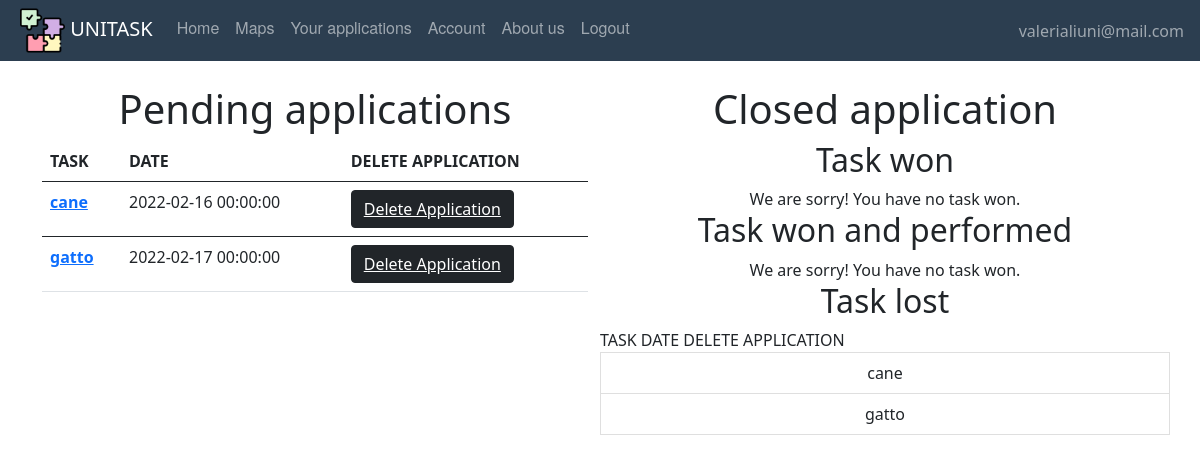
Screenshot of /listapplications (signed in) with the database file from the repository.
### website/models.py (models this page shows, shortened)
class User(db.Model, UserMixin):
    id = db.Column(db.Integer, primary_key=True)
    email = db.Column(db.String(150), unique=True)
    password = db.Column(db.String(150))
    first_name = db.Column(db.String(150))
    surname = db.Column(db.String(150))
    type = db.Column(db.String(20))
    reviewsposted = db.relationship('Review', foreign_keys='Review.id_reviewer',
                                    backref='author')
    reviewsreceived = db.relationship('Review', foreign_keys='Review.id_reviewed',
                                      backref='received')
    __mapper_args__ = {
        'polymorphic_on': type,
        'polymorphic_identity': 'user',
    }

class Offer(db.Model, UserMixin):
    id = db.Column(db.Integer, primary_key=True)
    title = db.Column(db.String(150))
    description = db.Column(db.String(150))
    address = db.Column(db.String(150))
    placeId = db.Column(db.String(150))
    lat = db.Column(db.Float)
    lng = db.Column(db.Float)
    date = db.Column(db.DateTime(timezone=True), default=func.now())
    isAss = db.Column(db.Boolean, default=False)
    date_task = db.Column(db.DateTime(timezone=True))
    id_adult = db.Column(db.Integer, db.ForeignKey('adult.id'))
    scelta = db.Column(db.Integer, db.ForeignKey('student.id'))
    isPerf = db.Column(db.Boolean, default=False)
    rece = db.relationship('Review', backref='recensione')
    isClosed = db.Column(db.Boolean, default=False)

### website/views.py (the view)
@views.route('/listapplications', methods=['GET', 'POST'])
@login_required  # every time we go to the home page
def listapplications():
    return render_template("Student/listapplication.html", user=current_user)

### website/__init__.py (called while the page is built)
def create_app():
    app = Flask(__name__)
    app.config['SECRET_KEY'] = 'atrebunfigoassurdo'
    app.config['SQLALCHEMY_DATABASE_URI'] = 'sqlite:///'+ DB_NAME
    db.init_app(app)
    from .views import views  # We imported the name of the blueprint
    from .auth import auth
    app.register_blueprint(views, url_prefix="/")  # Stiamo dicendo come sono definite le pagine e dove sono
    app.register_blueprint(auth, url_prefix="/")
    from .models import User, Offer, Adult, Student
    create_database(app)
    login_manager = LoginManager()
    login_manager.login_view = 'auth.login'  # dove vogliamo mandare l'user se non loggato
    login_manager.init_app(app)
    @login_manager.user_loader
    def load_user(id):
        return User.query.get(int(id))
    return app

### website/models.py (called while the page is built)
    def taskwon(self):
        ltaskwon = []
        for off in self.applications:
            if off.scelta == self.id:
                ltaskwon.append(off)
        return ltaskwon

    def taskwonandperform(self):
        t = []
        for off in self.applications:
            if off.scelta == self.id and off.isPerf:
                t.append(off)
        return t

    def tasklost(self):
        t = []
        for off in self.applications:
            if off.scelta != self.id:
                t.append(off)
        return t

### website/templates/Student/listapplication.html (shortened to what this page needs)
{% extends "base.html" %}
{% block content%}
    <br />
    <div class="container">
        <div class="row">
            <div class="col-sm-12 col-md-6">
                <h1 align="center">Pending applications</h1>
                <table class="table">
                    <thead class="thead-dark">
                    <tr>
                        <th scope="col">TASK</th>
                        <th scope="col">DATE</th>
                        <th scope="col">DELETE APPLICATION</th>
                    </tr>
                    </thead>
                    {% for offer in user.applications %}
                        {% if offer.isAss==False %}
                            <tbody>
                            <tr>
                                <th scope="row"><a href={{ url_for('views.task', task_id=offer.id) }} >{{ offer.title }}</a></th>
                                <td>{{ offer.date_task }}</td>
                                <td><button type="button"  class="btn btn-dark"><a style="color: white" href={{ url_for('views.deleteapplication', task_id=offer.id) }} > Delete Application</a></button></td>
                            </tr>
                            </tbody>
                        {% endif %}
                    {% endfor %}
                </table>
            </div>
            <div class="col-sm-12 col-md-6">
                <h1 align="center">Closed application</h1>
                <div class="row">
                    <h2 align="center">Task won</h2>
                    {%set  l = user.taskwon() %}
                    {% if l %}
                        <thead class="thead-dark">
                    <tr>
                        <th scope="col">TASK</th>
                        <th scope="col">DATE</th>
                        <th scope="col">DELETE APPLICATION</th>
                    </tr>
                    </thead>
                        {% for offer in l %}
                            <a href= {{ url_for('views.task', task_id=offer.id) }}>{{ offer.title }}</a>
                        {% endfor %}
                    {% else %}
                        <div align="center">
                            We are sorry! You have no task won.
                        </div>
                    {% endif %}
                </div>
                <div class="row">
                    <h2 align="center">Task won and performed</h2>
                    {%set  l = user.taskwonandperform() %}
                    {% if l %}
                        <thead class="thead-dark">
                    <tr>
                        <th scope="col">TASK</th>
                        <th scope="col">DATE</th>
                        <th scope="col">DELETE APPLICATION</th>
                    </tr>
                    </thead>
                        {% for offer in l %}
                            <li class="list-group-item" align="center">
                            {{ offer.title }}
                            {% if not offer.isClosed %}
                                <button> <a href={{ url_for('views.writereview', task_id=offer.id) }} > I performed the task. Review task poster</a></button>
                            {% endif %}
                        {% endfor %}
                    {% else %}
                        <div align="center">
                            We are sorry! You have no task won.
                        </div>
                    {% endif %}
                </div>
                <div class="row">
                    <h2 align="center">Task lost</h2>
                    {%set  l = user.tasklost() %}
                    {% if l %}
                        <thead class="thead-dark">
                    <tr>
                        <th scope="col">TASK</th>
                        <th scope="col">DATE</th>
                        <th scope="col">DELETE APPLICATION</th>
                    </tr>
                    </thead>
                        {% for offer in l %}
                            <li class="list-group-item" align="center">
                            {{ offer.title }}
                        {% endfor %}
                    {% else %}
                        <div align="center">
                            There are no task lost!
                        </div>
                    {% endif %}
                </div>
            </div>
<br/><br/>
    <br/><br/><br/><br/>
{% endblock %}

### website/templates/base.html (shortened to what this page needs)
<!DOCTYPE html>
<html lang="">
  <head>
      <link href="../static/css/style.css" rel="stylesheet">
      <link href="https://cdn.jsdelivr.net/npm/bootstrap@5.0.2/dist/css/bootstrap.min.css" rel="stylesheet">
  </head>
  <body>
  <nav class="navbar navbar-expand-lg navbar-dark">
    <ul class="navbar-nav mr-auto">
    <li>
    <a style="padding-left:1em;" class="navbar-brand" href="#">
        <img src="/static/images/pic/puzzle.png" width="45" height="45"/>
        UNITASK
    </a></li>
            {% if user.is_authenticated %}
                {% if user.type=='adult' %}
                    <li class="nav-item"><a class="nav-link" id="home" href="/">Home</a></li>
                    <li class="nav-item"><a class="nav-link" id="posttask" href="/posttask">Post a Task</a></li>
                    <li class="nav-item"><a class="nav-link" id="offer" href="/taskpending">Task Pending</a></li>
                    <li class="nav-item"><a class="nav-link" id="account" href="/account">Account</a></li>
                    <li class="nav-item"><a class="nav-link" id="aboutus" href="/about_us">About us</a></li>
                    <li class="nav-item"><a class="nav-link" id="logout" href="/logout">Logout</a></li>
                    {% elif user.type=='student' %}
                    <li class="nav-item"><a class="nav-link" id="offer" href="/offer">Home</a></li>
                    <li class="nav-item"><a class="nav-link" id="maps" href="/maps">Maps</a>
                    <li class="nav-item"><a class="nav-link" id="applications" href="/listapplications">Your applications</a></li>
                    <li class="nav-item"><a class="nav-link" id="account" href="/account">Account</a></li>
                    <li class="nav-item"><a class="nav-link" id="aboutus" href="/about_us">About us</a></li>
                    <li class="nav-item"><a class="nav-link" id="logout" href="/logout">Logout</a></li>
                    {% endif %}
                </ul>
                <ul class="navbar-nav ms-auto">
                <li class="nav-item">
                    <span style="padding-right:1em;" class="navbar-text d-flex justify-content-end">
                     {{ user.email}}
                       </span>
                </li>
                </ul>
                    {% else %}
                <li class="nav-item"><a class="nav-link" id="sign_up" href="/sign_up">Signup</a></li>
                <li class="nav-item"><a class="nav-link" id="login" href="/login">Login</a>
                <li class="nav-item"> <a class="nav-link" id="aboutus" href="/about_us">About us</a></li>
            {% endif %}
</nav>
    {% block content %}
    {% endblock %}
  </body>
</html>

### website/static/css/style.css (style rules this page uses)
.navbar { list-style-type: none; margin: 0; padding: 0; overflow: hidden; background-color: #2c3e50; }
.nav-link { display: block; color: white; text-align: center; padding: 14px 16px; text-decoration: none; font-family: "Helvetica Neue", Helvetica, Arial, sans-serif; }

### rows the page displays
User: email "valerialiuni@mail.com"
Offer: title "cane", date_task "2022-02-16 00:00:00"
Offer: title "gatto", date_task "2022-02-17 00:00:00"
